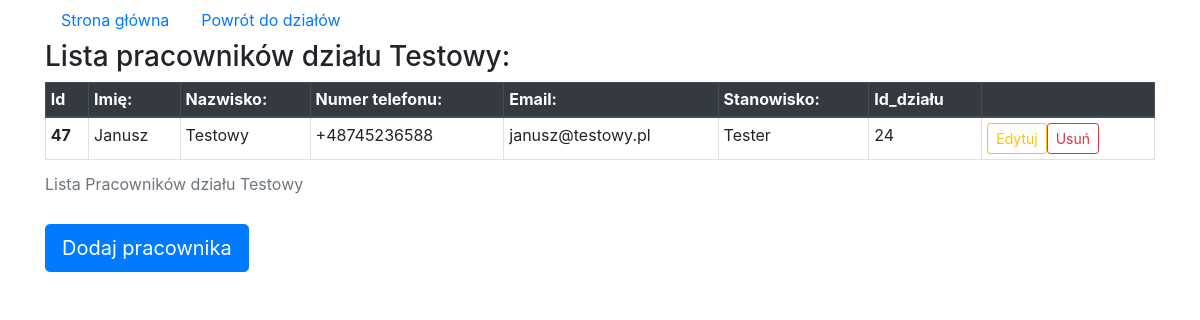
/crud/dzialy/24/, run on the app's committed database.
### crud/models.py (models this page shows, shortened)
class Dzial(models.Model):
  name = models.CharField(max_length=25, null=False, blank=False)
  department_code = models.CharField(max_length=5, null=False, blank=False)

class Pracownik(models.Model):
  dzial = models.ForeignKey(Dzial, on_delete=models.CASCADE)
  first_name = models.CharField(max_length=15)
  last_name = models.CharField(max_length=25)
  phone_number = PhoneNumberField(null=False, blank=False, unique=True)
  email = models.EmailField(max_length=125)
  position = models.CharField(max_length=50)

### crud/views.py (the view)
# urls.py: path('dzialy/<int:dzial_id>/', views.dzial_details, name = 'dzial_details'),
def dzial_details(request, dzial_id):
  dzial = get_object_or_404(Dzial, pk = dzial_id)
  context = {'dzial': dzial}
  return render(request, 'crud/dzialDetails.html', context)

### crud/templates/crud/dzialDetails.html (shortened to what this page needs)
<!DOCTYPE html>
<html>
  <head>
    <link rel="stylesheet" href="https://stackpath.bootstrapcdn.com/bootstrap/4.3.1/css/bootstrap.min.css">
  </head>
  <body>
    <div class="container">
      <nav class="nav">
        <a class="nav-link active" href="/crud">Strona główna</a>
        <a class="nav-link active" href="/crud/dzialy">Powrót do działów</a>
      </nav>
      <h3>Lista pracowników działu {{ dzial.name }}: </h3>
      {% if dzial.pracownik_set.all %}
          <div class="table-responsive">
            <table class="table table-bordered table-hover table-sm">
              <caption>Lista Pracowników działu {{ dzial.name }}</caption>
              <thead class="thead-dark">
                <tr>
                  <th scope="col">Id</th>
                  <th scope="col">Imię:</th>
                  <th scope="col">Nazwisko:</th>
                  <th scope="col">Numer telefonu:</th>
                  <th scope="col">Email:</th>
                  <th scope="col">Stanowisko:</th>
                  <th scope="col">Id_działu</th>
                  <th scope="col"></th>
                </tr>
              </thead>
              <tbody>
                {% for prac in dzial.pracownik_set.all %}
                  <tr>
                    <th scope="row">{{ prac.pk }}</th>
                      <td>{{ prac.first_name }}</td>
                      <td>{{ prac.last_name }}</td>
                      <td>{{ prac.phone_number }}</td>
                      <td>{{ prac.email }}</td>
                      <td>{{ prac.position }}</td>
                      <td>{{ dzial.pk }}</td>
                      <td>
                        <div class="container row row-centered">
                          <button type="button" class=" btn btn-outline-warning btn-sm" onclick="location.href = '/crud/dzialy/{{ dzial.pk }}/edit/prac/{{ prac.pk }}'">Edytuj</button>
                          <button type="button" class=" btn btn-outline-danger btn-sm" onclick="location.href = '/crud/dzialy/{{ dzial.pk }}/delete/prac/{{ prac.pk }}'">Usuń</button>
                        </div>
                      </td>
                  </tr>
                {% endfor %}
              </tbody>
            </table>
            <button type="button" class="btn btn-primary btn-lg" onclick="location.href = '/crud/dzialy/add/{{ dzial.pk }}/prac'">Dodaj pracownika</button>
          </div>
        {% else %}
          <h1><p>Dział {{ dzial.name }} nie ma jeszcze dodanych pracowników</p></h1>
          <button type="button" class="btn btn-primary btn-lg" onclick="location.href = '/crud/dzialy/add/{{ dzial.pk }}/prac'">Dodaj pracownika</button>
        {% endif %}
    </div>
  </body>
</html>

### data on the page
Dzial: name "Testowy", pk "24"
Pracownik: pk "47", first_name "Janusz", last_name "Testowy", phone_number "+48745236588", email "janusz@testowy.pl", position "Tester"
